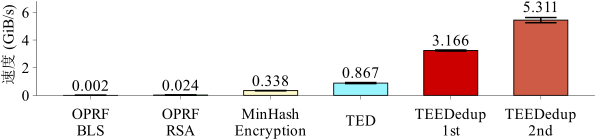

Here is the R script that generated this plot:
if(require("scales")){
  print("scales is loaded correctly")
} else {
  print("trying to install scales")
  install.packages("scales")
  if(require(scales)){
    print("scales installed and loaded")
  } else {
    stop("could not install scales")
  }
}

if(require("ggplot2")){
  print("ggplot2 is loaded correctly")
} else {
  print("trying to install ggplot2")
  install.packages("ggplot2")
  if(require(ggplot2)){
    print("ggplot2 installed and loaded")
  } else {
    stop("could not install ggplot2")
  }
}

if(require("RColorBrewer")){
  print("RColorBrewer is loaded correctly")
} else {
  print("trying to install RColorBrewer")
  install.packages("RColorBrewer")
  if(require(RColorBrewer)){
    print("RColorBrewer installed and loaded")
  } else {
    stop("could not install RColorBrewer")
  }
}
library(grid)
library(ggplot2)
library(extrafont)
require(scales)
font_import()
loadfonts()

mywidth=6
myheight=1.5
# my_color=c("dodgerblue1", "Goldenrod1", "green1", "skyblue1",  "red3","coral3")
my_color=c("Gold3","green3","lemonchiffon1","cadetblue1","red3","coral3")
if(T){
    x1 <- read.table("./expa2_keyGenPerformance_data.txt",header=TRUE)
    snapshot_name=c("SYN")
    type_name=c("BlindBLS","BlindRSA","MinHash", "TED", "TEE1st","TEE2nd")
    x_name= c("OPRF\nBLS","OPRF\nRSA","MinHash\nEncryption","TED","TEEDedup\n1st","TEEDedup\n2nd")
    x1$type <- factor(x1$type, levels=type_name)
    x1$snapshot <- factor(x1$snapshot, levels=snapshot_name)
    # cairo_pdf(file="./expa2_keyGenPerformance.pdf",  width=mywidth, height=myheight)
    cairo_pdf(file="./expa2_keyGenPerformance.pdf",  width=mywidth, height=myheight)
    ggplot(data=x1, aes(x=type, y=interval, fill=type)) +
    geom_bar(stat="identity", position=position_dodge(0.9), colour="black", width=0.6, size=0.3) +
    geom_errorbar(aes(x=type,ymin=interval-fraction, ymax=interval+fraction), width=0.35, colour="black", position=position_dodge(0.9)) + 
    # geom_text(aes(label = round(interval/1024,3)), position = position_dodge(0.9), hjust=0.5, vjust=-0.1,size=4.5,angle=0, color="black",family="Times New Roman") +
    coord_cartesian(ylim=c(290, 6500)) +
    scale_y_continuous(breaks=seq(0, 6000, 2000), labels=format(seq(0, 6, 2), scientific=FALSE)) +
    scale_x_discrete(breaks=type_name, labels=x_name) +
    scale_fill_manual(values=my_color, name="", breaks=type_name, labels=type_name) +
    guides(fill=guide_legend(nrow=1)) + 
    ylab("速度 (GiB/s)") +
    xlab("") +
    theme_bw() +
    theme(
      panel.grid.major=element_blank(), panel.grid.minor=element_blank(),
	    panel.background=element_blank(), 
	    panel.border = element_blank(),
		  # panel.border=element_rect(size=0.5),
		  axis.line=element_line(colour="black", size=0.15),
		  axis.ticks=element_line(size=0.15),
	    axis.text.x=element_text(margin=margin(5,0,0,0), angle=0,vjust=0.6, hjust=0.5, colour="black", size=11,family="Times New Roman"),
	    axis.title.y=element_text(size=11, hjust=0.8,family="Times New Roman"),
	    axis.text.y=element_text(margin=margin(0,2,0,0),colour="black",size=11,family="Times New Roman"),
	    axis.title.x=element_text(size=rel(0)),
	    legend.key.size=unit(0.5, "cm"),
	    legend.position="none",
      legend.margin = margin(t = 0, unit='cm'),
      plot.margin=unit(c(0.1,0.1,0.1,0.1), "cm")
    ) + 
    annotate("text", x = 1, y = 2.11+600+50, label = "0.002", size=4, angle=0, color="black",family="Times New Roman") +
    annotate("text", x = 2, y = 24.07+600+50, label = "0.024", size=4, angle=0, color="black",family="Times New Roman") +
    annotate("text", x = 3, y = 346.02+600+50, label = "0.338", size=4, angle=0, color="black",family="Times New Roman") +
    annotate("text", x = 4, y = 888.03+600+100, label = "0.867", size=4, angle=0, color="black",family="Times New Roman") +
    annotate("text", x = 5, y = 3243.09+600+80, label = "3.166", size=4, angle=0, color="black",family="Times New Roman") +
    annotate("text", x = 6, y = 5438.9+600+300, label = "5.311", size=4, angle=0, color="black",family="Times New Roman")
}
